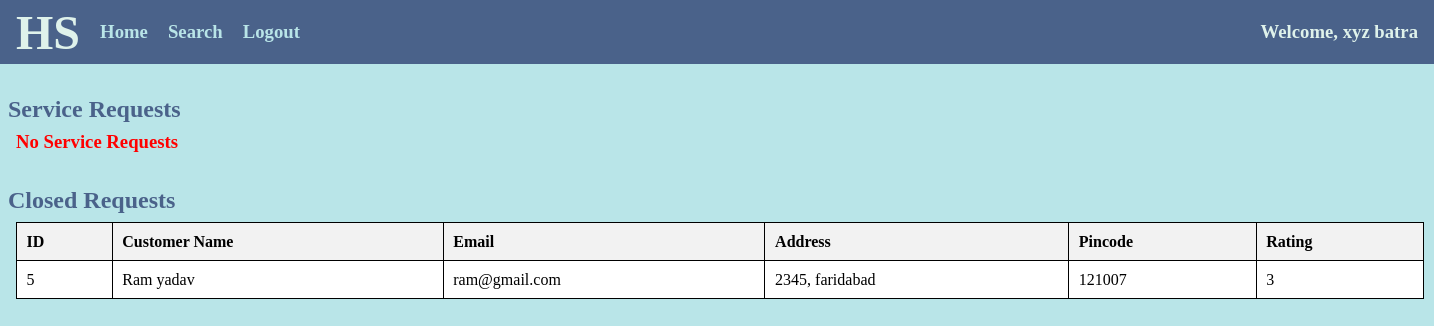
The app's page /prof/2/home, older data.
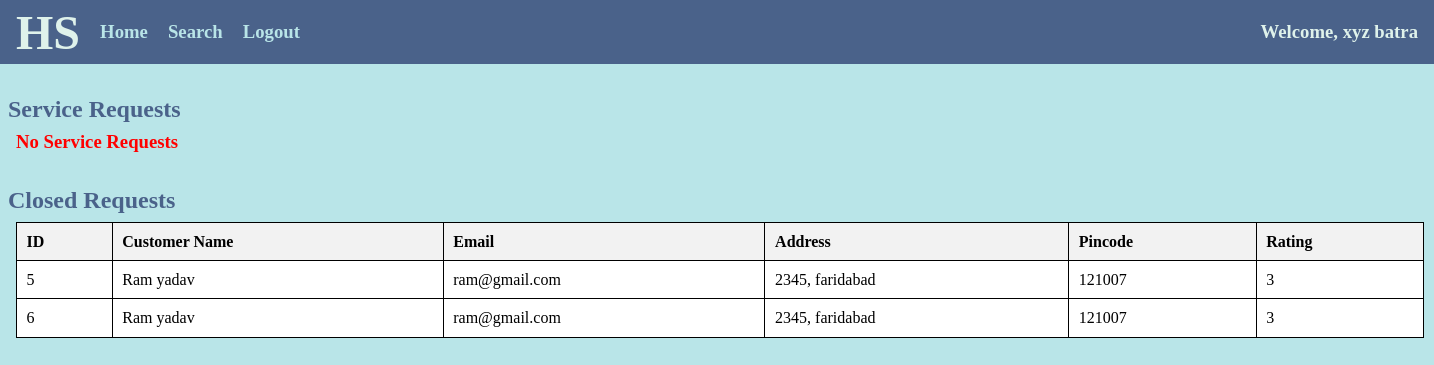
The same page, newer data.
### app.py (models this page shows)
class Professional(db.Model):
    __tablename__="professionals"
    id = db.Column(db.Integer, primary_key=True, autoincrement=True)
    name = db.Column(db.String, nullable=False)
    email = db.Column(db.String, nullable=False, unique=True)
    passw = db.Column(db.String, nullable=False)
    service_id = db.Column(db.Integer, nullable=False)
    service_name = db.Column(db.String, nullable=False)
    experience = db.Column(db.Integer)
    address = db.Column(db.String)
    pincode = db.Column(db.String, nullable=False)
    status = db.Column(db.String, nullable=False)

class Service_Request(db.Model):
    __tablename__="service_requests"
    id = db.Column(db.Integer, primary_key=True, autoincrement=True)
    service_id = db.Column(db.Integer, db.ForeignKey('services.id'), nullable=False)
    cust_id = db.Column(db.Integer, db.ForeignKey('customers.id'), nullable=False)
    prof_id = db.Column(db.Integer, db.ForeignKey('professionals.id'), nullable=False)
    status = db.Column(db.String, nullable=False)
    rating = db.Column(db.Integer, default=0)

class Customer(db.Model):
    __tablename__="customers"
    id = db.Column(db.Integer, primary_key=True, autoincrement=True)
    name = db.Column(db.String, nullable=False)
    email = db.Column(db.String, unique=True, nullable=False)
    passw = db.Column(db.String, nullable=False)
    address = db.Column(db.String)
    pincode = db.Column(db.String, nullable=False)
    status = db.Column(db.String, nullable=False)

### app.py (the view)
@app.route('/prof/<int:id>/home')
def prof_home(id):
    prof=Professional.query.filter_by(id=id).first()
    reqs=Service_Request.query.filter_by(status="requested", service_id=prof.service_id).all()
    preqs=Service_Request.query.filter_by(prof_id=id, status="pending").all()
    customers=Customer.query.all()
    creqs=Service_Request.query.filter_by(prof_id=id, status="completed").all()
    Oreqs=[]
    Creqs=[]
    for customer in customers:
        for req in reqs:
            if(req.cust_id==customer.id):
                Oreqs.append((req,customer))
        for req in creqs:
            if(req.cust_id==customer.id):
                Creqs.append((req,customer))
    for req in preqs:
        for customer in customers:
            if(req.cust_id==customer.id):
                Oreqs.append((req,customer))
    return render_template('prof_home.html', prof=prof,open_reqs=Oreqs,closed_reqs=Creqs)

### templates/prof_home.html (shortened to what this page needs)
<!DOCTYPE html>
<html lang="en">
<head>
    <link rel="stylesheet" href="/static/style_admin_prof.css">
</head>
<body>
    {% if prof.status=="Blocked" %}
    <div class="heading">
        <h1>Household Services</h1>
    </div>
    <div class="alert">
        <h1>You are Blocked</h1>
        <a href="/"><button>Go Back</button></a>
    </div>
    {% else %}
    <div class="nav">
        <h1>HS</h1>
        <div class="options">
            <h3><a href="/{{prof.name}}/{{prof.id}}/home">Home</a></h3>
            <h3><a href="/prof/{{prof.id}}/search">Search</a></h3>
            <h3><a href="/">Logout</a></h3>
        </div>
        <div class="greet">
            <h3>Welcome, {{prof.name}}</h3>
        </div>
    </div>
    <div class="container">
        <div class="Oreqs">
            <h2>Service Requests</h2>
            {% if open_reqs|length==0 %}
                <div class="msg">
                    <h3>No Service Requests</h3>
                </div>
            {% endif %}
        </div>
        <div class="Creqs">
            <h2>Closed Requests</h2>
            {% if closed_reqs|length==0 %}
                <div class="msg">
                    <h3>No Past Requests</h3>
                </div>
            {% else %}
            <table>
                <tr>
                    <th>ID</th>
                    <th>Customer Name</th>
                    <th>Email</th>
                    <th>Address</th>
                    <th>Pincode</th>
                    <th>Rating</th>
                </tr>
                {% for req,cust in closed_reqs %}
                    <tr>
                        <td>{{req.id}}</td>
                        <td>{{cust.name}}</td>
                        <td>{{cust.email}}</td>
                        <td>{{cust.address}}</td>
                        <td>{{cust.pincode}}</td>
                        <td>{{req.rating}}</td>
                    </tr>
                {% endfor %}
            </table>
            {% endif %}
        </div>
    </div>
    {% endif %}
</body>
</html>

### static/style_admin_prof.css (style rules this page uses)
* { margin: 0; padding: 0; }
.nav { height: 4rem; width:100%; display: flex; align-items: center; color: #DFF2EB; background-color: #4A628A; margin-bottom: 2rem; }
h1 { margin-left: 1rem; font-size: 3rem; }
a { text-decoration: none; }
.options a { color: #B9E5E8; }
.options { height: 2rem; width: 15rem; display: flex; align-items: center; justify-content: space-evenly; }
.greet { position: absolute; right:1rem; }
body { background-color: #B9E5E8; }
table { border-collapse: collapse; width: 88rem; margin-left: 1rem; }
th, td { border: 0.1rem solid black; padding: 0.6rem; text-align: left; background-color: white; }
th { background-color: #f2f2f2; }
h2 { color: #4A628A; margin-bottom: 0.5rem; margin-left: 0.5rem; }
.msg { display: flex; width: 12rem; height: 1.5rem; padding-left: 1rem; justify-content: space-between; color: red; }
.msg h3 { color: red; }
.Oreqs { margin-bottom: 2rem; }

Row changes from the older to the newer data that the page shows:
added Service_Request: id "6", name "Ram yadav", email "ram@gmail.com", address "2345, faridabad", pincode "121007", rating "3"
